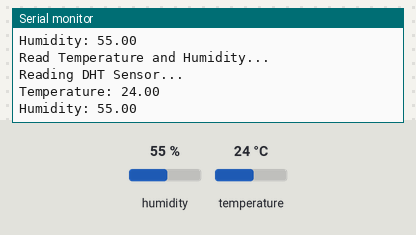
A program run on a simulated Arduino Nano, built with avr-gcc and run on an emulated ATmega328P. Parts: the last lines printed to the serial monitor. Inputs (shaded band) come from the test bench; at power-on: humidity 55 %, temperature 24 °C.

Above: at 2.8 s.
2.9 s: humidity set to 22 %
At 5.3 s:
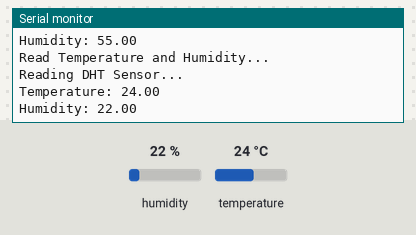
5.6 s: temperature set to 12 °C
At 7.0 s:
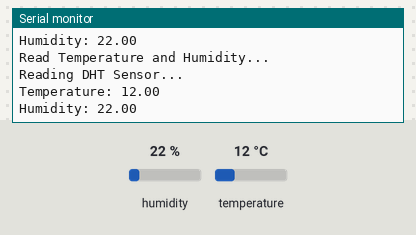
8.3 s: humidity set to 40 %
At 11.1 s:
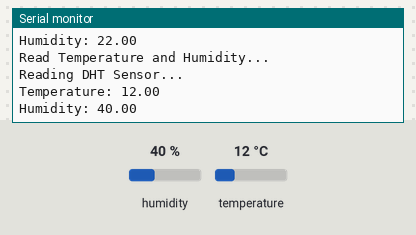
Timing chart, 0 to 12.6 s (numbered marks = the images above; inputs shaded):
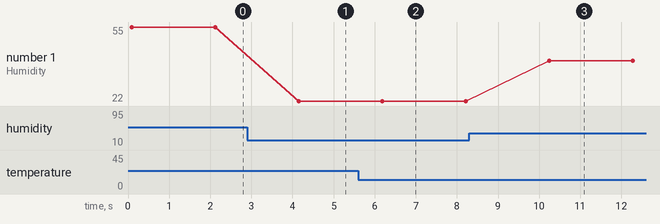

The program:

main.cpp
```cpp
#include <Arduino.h>

#include <DHT.h>             // La librería principal del DHT
#include <DHT_U.h>           // La librería de DHT para sensores DHT21, DHT22, etc.


// DHT21 component data
#define DHTPIN 2     // Pin digital donde conectaste el cable de datos del DHT
#define DHTTYPE DHT21 // Tipo de sensor DHT (DHT11, DHT21, DHT22)

DHT dht(DHTPIN, DHTTYPE); // Inicializa el objeto DHT

bool logging_enabled = true;

struct DHT_Values {
  bool isReadOk;
  float temperature;
  float humidity;
};

// Functions
void logValue(String label, float value);
DHT_Values readData();

void setup() {
  Serial.begin(9600);
  Serial.println("Hello, World!");

  // pinMode(DHTPIN, INPUT); // Configura el pin del DHT como entrada
  dht.begin(); // Inicializa el sensor DHT
}

void loop() {
  Serial.println("Read Temperature and Humidity...");

  DHT_Values values = readData();

  if (! values.isReadOk ) {
    Serial.println("Failed to read from DHT sensor!");
  } else {
    logValue("Temperature", values.temperature);
    logValue("Humidity", values.humidity);
  }

  delay(2000);
}

void logValue(String label, float value) {
  if (logging_enabled) {
    Serial.print(label);
    Serial.print(": ");
    Serial.println(value);
  }
}

DHT_Values readData() {
  Serial.println("Reading DHT Sensor...");

  DHT_Values values;
  values.temperature = dht.readTemperature();
  values.humidity = dht.readHumidity();
  values.isReadOk = !isnan(values.temperature) && !isnan(values.humidity);

  return values;
}
```

Measured:
- after the input at 2.9 s, the serial monitor: prints a new line after 1.3 s (image 1)
- after the input at 5.6 s, the serial monitor: prints a new line after 0.57 s (image 2)
- after the input at 8.3 s, the serial monitor: prints a new line after 1.9 s (image 3)
- plotted number 1: 55 → 22 after the input at 2.9 s, 22 → 40 after the input at 8.3 s
